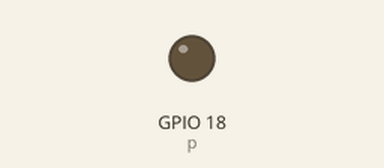
This program was run on a simulated Raspberry Pi (BCM pin numbers). On the bench: output pins drawn as LEDs (lit = HIGH).

Above: at 0.05 s.
At 2.85 s:
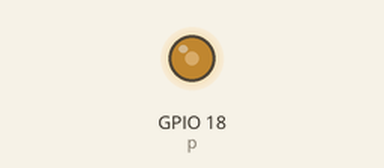
At 5.7 s:
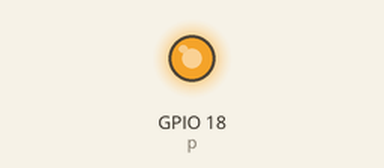
At 11.4 s:
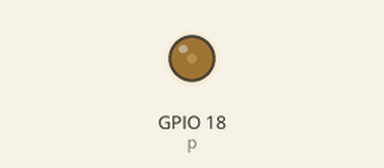
Timing chart, 0 to 16.4 s (numbered marks = the images above):
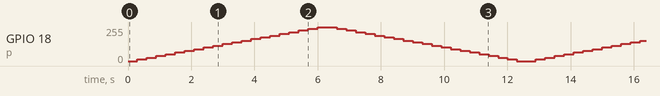

The program:

PWM_LED.py
```python
#-*- coding: utf-
import RPi.GPIO as GPIO
import time


GPIO.setwarnings(False)
GPIO.setmode(GPIO.BCM)

GPIO.setup(18, GPIO.OUT)
p = GPIO.PWM(18, 50) # pin 18 - 50Hz

p.start(0)

try:
	while True:
		for dc in range(0, 101, 5):
			p.ChangeDutyCycle(dc)
			time.sleep(0.3)

		for dc in range(100, -1, -5):
			p.ChangeDutyCycle(dc)
			time.sleep(0.3)
except KeyboardInterrupt:
	pass

p.stop()
GPIO.cleanup()
```
